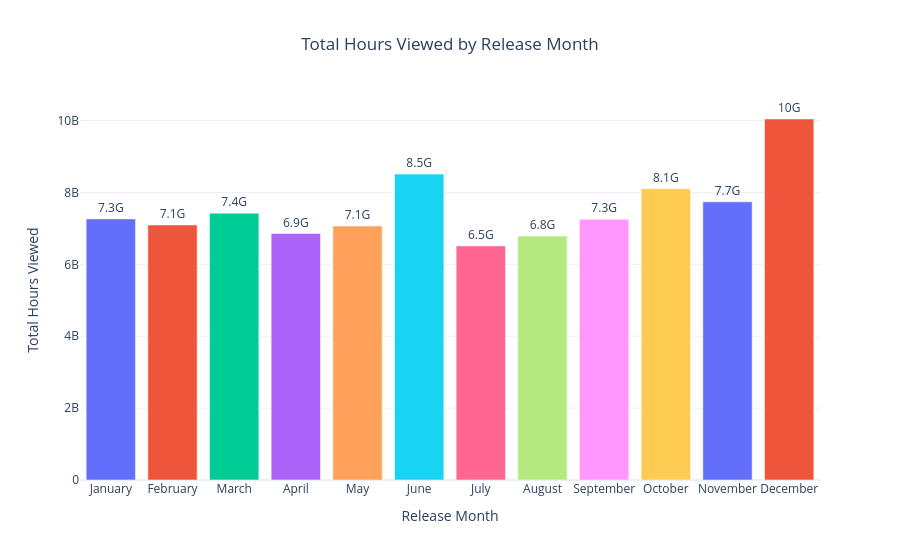

Notebook cell for this chart:
### Code cell
# Visualize audience engagement by release month

fig = px.bar(
    monthly_engagement,
    x="Release Month Name",
    y="Total_Hours_Viewed",
    color="Release Month Name",
    text="Total_Hours_Viewed",
    title="Total Hours Viewed by Release Month",
    labels={
        "Release Month Name": "Release Month",
        "Total_Hours_Viewed": "Total Hours Viewed"
    }
)

fig.update_traces(
    texttemplate="%{text:.2s}",
    textposition="outside"
)

fig.update_layout(
    template="plotly_white",
    title_x=0.5,
    showlegend=False,
    xaxis_title="Release Month",
    yaxis_title="Total Hours Viewed"
)

fig.show()

### Figure 1 — Plotly figure (JSON) as saved in the notebook; plotly's stock layout.template omitted (floating-point values rounded to 4 significant figures)
{"data": [{"alignmentgroup": "True", "hovertemplate": "Release Month=%{x}<br>Total Hours Viewed=%{text}<extra></extra>", "legendgroup": "January", "marker": {"color": "#636efa", "pattern": {"shape": ""}}, "name": "January", "offsetgroup": "January", "orientation": "v", "showlegend": true, "text": [7265400000], "textposition": "outside", "texttemplate": "%{text:.2s}", "type": "bar", "x": ["January"], "xaxis": "x", "y": [7265400000], "yaxis": "y"}, {"alignmentgroup": "True", "hovertemplate": "Release Month=%{x}<br>Total Hours Viewed=%{text}<extra></extra>", "legendgroup": "February", "marker": {"color": "#EF553B", "pattern": {"shape": ""}}, "name": "February", "offsetgroup": "February", "orientation": "v", "showlegend": true, "text": [7096000000], "textposition": "outside", "texttemplate": "%{text:.2s}", "type": "bar", "x": ["February"], "xaxis": "x", "y": [7096000000], "yaxis": "y"}, {"alignmentgroup": "True", "hovertemplate": "Release Month=%{x}<br>Total Hours Viewed=%{text}<extra></extra>", "legendgroup": "March", "marker": {"color": "#00cc96", "pattern": {"shape": ""}}, "name": "March", "offsetgroup": "March", "orientation": "v", "showlegend": true, "text": [7425200000], "textposition": "outside", "texttemplate": "%{text:.2s}", "type": "bar", "x": ["March"], "xaxis": "x", "y": [7425200000], "yaxis": "y"}, {"alignmentgroup": "True", "hovertemplate": "Release Month=%{x}<br>Total Hours Viewed=%{text}<extra></extra>", "legendgroup": "April", "marker": {"color": "#ab63fa", "pattern": {"shape": ""}}, "name": "April", "offsetgroup": "April", "orientation": "v", "showlegend": true, "text": [6858600000], "textposition": "outside", "texttemplate": "%{text:.2s}", "type": "bar", "x": ["April"], "xaxis": "x", "y": [6858600000], "yaxis": "y"}, {"alignmentgroup": "True", "hovertemplate": "Release Month=%{x}<br>Total Hours Viewed=%{text}<extra></extra>", "legendgroup": "May", "marker": {"color": "#FFA15A", "pattern": {"shape": ""}}, "name": "May", "offsetgroup": "May", "orientation": "v", "showlegend": true, "text": [7068000000], "textposition": "outside", "texttemplate": "%{text:.2s}", "type": "bar", "x": ["May"], "xaxis": "x", "y": [7068000000], "yaxis": "y"}, {"alignmentgroup": "True", "hovertemplate": "Release Month=%{x}<br>Total Hours Viewed=%{text}<extra></extra>", "legendgroup": "June", "marker": {"color": "#19d3f3", "pattern": {"shape": ""}}, "name": "June", "offsetgroup": "June", "orientation": "v", "showlegend": true, "text": [8511100000], "textposition": "outside", "texttemplate": "%{text:.2s}", "type": "bar", "x": ["June"], "xaxis": "x", "y": [8511100000], "yaxis": "y"}, {"alignmentgroup": "True", "hovertemplate": "Release Month=%{x}<br>Total Hours Viewed=%{text}<extra></extra>", "legendgroup": "July", "marker": {"color": "#FF6692", "pattern": {"shape": ""}}, "name": "July", "offsetgroup": "July", "orientation": "v", "showlegend": true, "text": [6513000000], "textposition": "outside", "texttemplate": "%{text:.2s}", "type": "bar", "x": ["July"], "xaxis": "x", "y": [6513000000], "yaxis": "y"}, {"alignmentgroup": "True", "hovertemplate": "Release Month=%{x}<br>Total Hours Viewed=%{text}<extra></extra>", "legendgroup": "August", "marker": {"color": "#B6E880", "pattern": {"shape": ""}}, "name": "August", "offsetgroup": "August", "orientation": "v", "showlegend": true, "text": [6787800000], "textposition": "outside", "texttemplate": "%{text:.2s}", "type": "bar", "x": ["August"], "xaxis": "x", "y": [6787800000], "yaxis": "y"}, {"alignmentgroup": "True", "hovertemplate": "Release Month=%{x}<br>Total Hours Viewed=%{text}<extra></extra>", "legendgroup": "September", "marker": {"color": "#FF97FF", "pattern": {"shape": ""}}, "name": "September", "offsetgroup": "September", "orientation": "v", "showlegend": true, "text": [7254400000], "textposition": "outside", "texttemplate": "%{text:.2s}", "type": "bar", "x": ["September"], "xaxis": "x", "y": [7254400000], "yaxis": "y"}, {"alignmentgroup": "True", "hovertemplate": "Release Month=%{x}<br>Total Hours Viewed=%{text}<extra></extra>", "legendgroup": "October", "marker": {"color": "#FECB52", "pattern": {"shape": ""}}, "name": "October", "offsetgroup": "October", "orientation": "v", "showlegend": true, "text": [8104700000], "textposition": "outside", "texttemplate": "%{text:.2s}", "type": "bar", "x": ["October"], "xaxis": "x", "y": [8104700000], "yaxis": "y"}, {"alignmentgroup": "True", "hovertemplate": "Release Month=%{x}<br>Total Hours Viewed=%{text}<extra></extra>", "legendgroup": "November", "marker": {"color": "#636efa", "pattern": {"shape": ""}}, "name": "November", "offsetgroup": "November", "orientation": "v", "showlegend": true, "text": [7739100000], "textposition": "outside", "texttemplate": "%{text:.2s}", "type": "bar", "x": ["November"], "xaxis": "x", "y": [7739100000], "yaxis": "y"}, {"alignmentgroup": "True", "hovertemplate": "Release Month=%{x}<br>Total Hours Viewed=%{text}<extra></extra>", "legendgroup": "December", "marker": {"color": "#EF553B", "pattern": {"shape": ""}}, "name": "December", "offsetgroup": "December", "orientation": "v", "showlegend": true, "text": [10044500000], "textposition": "outside", "texttemplate": "%{text:.2s}", "type": "bar", "x": ["December"], "xaxis": "x", "y": [10044500000], "yaxis": "y"}], "layout": {"barmode": "relative", "legend": {"title": {"text": "Release Month"}, "tracegroupgap": 0}, "showlegend": false, "title": {"text": "Total Hours Viewed by Release Month", "x": 0.5}, "xaxis": {"anchor": "y", "categoryarray": ["January", "February", "March", "April", "May", "June", "July", "August", "September", "October", "November", "December"], "categoryorder": "array", "domain": [0, 1], "title": {"text": "Release Month"}}, "yaxis": {"anchor": "x", "domain": [0, 1], "title": {"text": "Total Hours Viewed"}}}}
